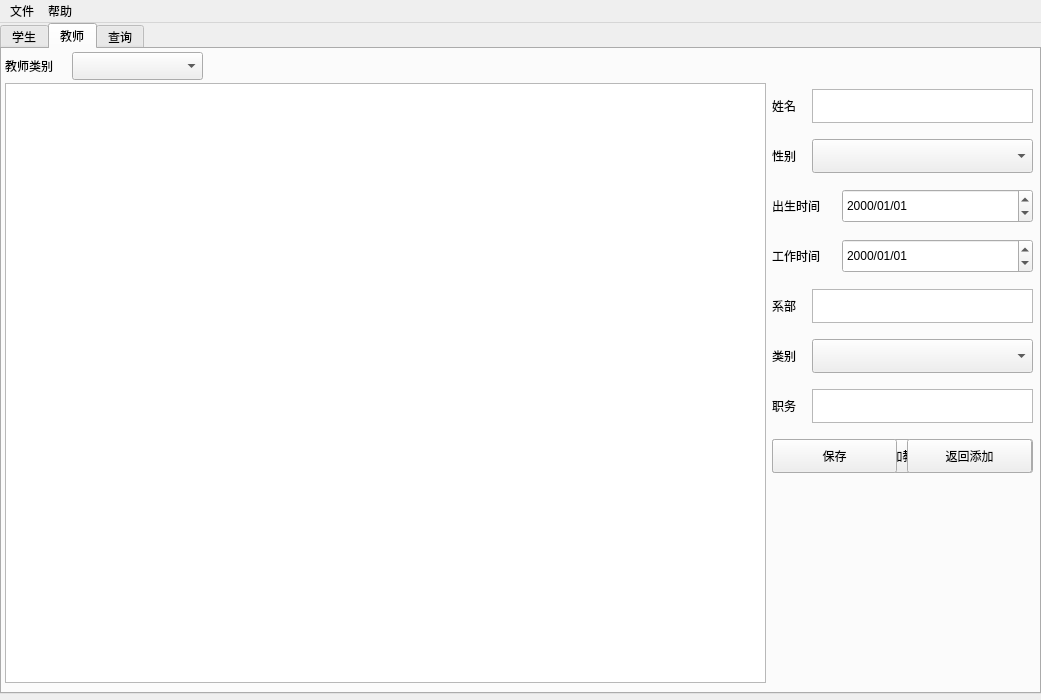
<?xml version="1.0" encoding="UTF-8"?>
<ui version="4.0">
 <class>MainWindow</class>
 <widget class="QMainWindow" name="MainWindow">
  <property name="geometry">
   <rect>
    <x>0</x>
    <y>0</y>
    <width>1041</width>
    <height>700</height>
   </rect>
  </property>
  <property name="sizePolicy">
   <sizepolicy hsizetype="Preferred" vsizetype="Preferred">
    <horstretch>0</horstretch>
    <verstretch>0</verstretch>
   </sizepolicy>
  </property>
  <property name="windowTitle">
   <string>高校人员管理系统</string>
  </property>
  <property name="windowIcon">
   <iconset resource="images.qrc">
    <normaloff>:/img/image/icon.png</normaloff>:/img/image/icon.png</iconset>
  </property>
  <widget class="QWidget" name="centralwidget">
   <widget class="QTabWidget" name="tabWidget">
    <property name="enabled">
     <bool>true</bool>
    </property>
    <property name="geometry">
     <rect>
      <x>0</x>
      <y>0</y>
      <width>1041</width>
      <height>671</height>
     </rect>
    </property>
    <property name="currentIndex">
     <number>1</number>
    </property>
    <widget class="QWidget" name="tab">
     <attribute name="title">
      <string>学生</string>
     </attribute>
     <widget class="QTableView" name="student_tableView">
      <property name="geometry">
       <rect>
        <x>3</x>
        <y>3</y>
        <width>761</width>
        <height>631</height>
       </rect>
      </property>
     </widget>
     <widget class="QPlainTextEdit" name="student_nameEdit">
      <property name="geometry">
       <rect>
        <x>810</x>
        <y>10</y>
        <width>221</width>
        <height>34</height>
       </rect>
      </property>
      <property name="font">
       <font>
        <family>MiSans</family>
        <pointsize>11</pointsize>
        <italic>false</italic>
        <bold>false</bold>
       </font>
      </property>
      <property name="tabChangesFocus">
       <bool>true</bool>
      </property>
     </widget>
     <widget class="QLabel" name="label">
      <property name="geometry">
       <rect>
        <x>770</x>
        <y>10</y>
        <width>31</width>
        <height>34</height>
       </rect>
      </property>
      <property name="text">
       <string>姓名</string>
      </property>
     </widget>
     <widget class="QLabel" name="label_2">
      <property name="geometry">
       <rect>
        <x>770</x>
        <y>60</y>
        <width>31</width>
        <height>34</height>
       </rect>
      </property>
      <property name="text">
       <string>性别</string>
      </property>
     </widget>
     <widget class="QComboBox" name="student_genderComboBox">
      <property name="geometry">
       <rect>
        <x>810</x>
        <y>60</y>
        <width>221</width>
        <height>34</height>
       </rect>
      </property>
     </widget>
     <widget class="QLabel" name="label_3">
      <property name="geometry">
       <rect>
        <x>770</x>
        <y>110</y>
        <width>31</width>
        <height>34</height>
       </rect>
      </property>
      <property name="text">
       <string>出生</string>
      </property>
     </widget>
     <widget class="QDateEdit" name="student_birthDateEdit">
      <property name="geometry">
       <rect>
        <x>810</x>
        <y>110</y>
        <width>221</width>
        <height>34</height>
       </rect>
      </property>
      <property name="displayFormat">
       <string>yyyy/MM/dd</string>
      </property>
     </widget>
     <widget class="QPlainTextEdit" name="student_majorEdit">
      <property name="geometry">
       <rect>
        <x>810</x>
        <y>160</y>
        <width>221</width>
        <height>34</height>
       </rect>
      </property>
      <property name="font">
       <font>
        <family>MiSans</family>
        <pointsize>11</pointsize>
        <italic>false</italic>
        <bold>false</bold>
       </font>
      </property>
      <property name="tabChangesFocus">
       <bool>true</bool>
      </property>
     </widget>
     <widget class="QLabel" name="label_4">
      <property name="geometry">
       <rect>
        <x>770</x>
        <y>160</y>
        <width>31</width>
        <height>34</height>
       </rect>
      </property>
      <property name="text">
       <string>专业</string>
      </property>
     </widget>
     <widget class="QPlainTextEdit" name="student_classNameEdit">
      <property name="geometry">
       <rect>
        <x>810</x>
        <y>210</y>
        <width>221</width>
        <height>34</height>
       </rect>
      </property>
      <property name="font">
       <font>
        <family>MiSans</family>
        <pointsize>11</pointsize>
        <italic>false</italic>
        <bold>false</bold>
       </font>
      </property>
      <property name="tabChangesFocus">
       <bool>true</bool>
      </property>
     </widget>
     <widget class="QLabel" name="label_5">
      <property name="geometry">
       <rect>
        <x>770</x>
        <y>210</y>
        <width>31</width>
        <height>34</height>
       </rect>
      </property>
      <property name="text">
       <string>班级</string>
      </property>
     </widget>
     <widget class="QPushButton" name="student_addBtn">
      <property name="geometry">
       <rect>
        <x>770</x>
        <y>260</y>
        <width>261</width>
        <height>34</height>
       </rect>
      </property>
      <property name="text">
       <string>添加学生</string>
      </property>
     </widget>
     <widget class="QPushButton" name="student_saveBtn">
      <property name="enabled">
       <bool>true</bool>
      </property>
      <property name="geometry">
       <rect>
        <x>770</x>
        <y>260</y>
        <width>125</width>
        <height>34</height>
       </rect>
      </property>
      <property name="text">
       <string>保存</string>
      </property>
      <property name="checkable">
       <bool>false</bool>
      </property>
     </widget>
     <widget class="QPushButton" name="student_returnBtn">
      <property name="enabled">
       <bool>true</bool>
      </property>
      <property name="geometry">
       <rect>
        <x>905</x>
        <y>260</y>
        <width>125</width>
        <height>34</height>
       </rect>
      </property>
      <property name="text">
       <string>返回添加</string>
      </property>
     </widget>
     <zorder>student_addBtn</zorder>
     <zorder>student_tableView</zorder>
     <zorder>student_nameEdit</zorder>
     <zorder>label</zorder>
     <zorder>label_2</zorder>
     <zorder>student_genderComboBox</zorder>
     <zorder>label_3</zorder>
     <zorder>student_birthDateEdit</zorder>
     <zorder>student_majorEdit</zorder>
     <zorder>label_4</zorder>
     <zorder>student_classNameEdit</zorder>
     <zorder>label_5</zorder>
     <zorder>student_saveBtn</zorder>
     <zorder>student_returnBtn</zorder>
    </widget>
    <widget class="QWidget" name="tab_2">
     <attribute name="title">
      <string>教师</string>
     </attribute>
     <widget class="QTableView" name="teacher_tableView">
      <property name="geometry">
       <rect>
        <x>3</x>
        <y>34</y>
        <width>761</width>
        <height>600</height>
       </rect>
      </property>
     </widget>
     <widget class="QLabel" name="label_6">
      <property name="geometry">
       <rect>
        <x>770</x>
        <y>90</y>
        <width>31</width>
        <height>34</height>
       </rect>
      </property>
      <property name="text">
       <string>性别</string>
      </property>
     </widget>
     <widget class="QPlainTextEdit" name="teacher_postAndTitleEdit">
      <property name="geometry">
       <rect>
        <x>810</x>
        <y>340</y>
        <width>221</width>
        <height>34</height>
       </rect>
      </property>
      <property name="font">
       <font>
        <family>MiSans</family>
        <pointsize>11</pointsize>
        <italic>false</italic>
        <bold>false</bold>
       </font>
      </property>
      <property name="tabChangesFocus">
       <bool>true</bool>
      </property>
     </widget>
     <widget class="QLabel" name="label_7">
      <property name="geometry">
       <rect>
        <x>770</x>
        <y>140</y>
        <width>61</width>
        <height>34</height>
       </rect>
      </property>
      <property name="text">
       <string>出生时间</string>
      </property>
     </widget>
     <widget class="QLabel" name="label_8">
      <property name="geometry">
       <rect>
        <x>770</x>
        <y>40</y>
        <width>31</width>
        <height>34</height>
       </rect>
      </property>
      <property name="text">
       <string>姓名</string>
      </property>
     </widget>
     <widget class="QDateEdit" name="teacher_birthDateEdit">
      <property name="geometry">
       <rect>
        <x>840</x>
        <y>140</y>
        <width>191</width>
        <height>34</height>
       </rect>
      </property>
      <property name="displayFormat">
       <string>yyyy/MM/dd</string>
      </property>
     </widget>
     <widget class="QPushButton" name="teacher_saveBtn">
      <property name="enabled">
       <bool>true</bool>
      </property>
      <property name="geometry">
       <rect>
        <x>770</x>
        <y>390</y>
        <width>125</width>
        <height>34</height>
       </rect>
      </property>
      <property name="text">
       <string>保存</string>
      </property>
      <property name="checkable">
       <bool>false</bool>
      </property>
     </widget>
     <widget class="QPlainTextEdit" name="teacher_departmentEdit">
      <property name="geometry">
       <rect>
        <x>810</x>
        <y>240</y>
        <width>221</width>
        <height>34</height>
       </rect>
      </property>
      <property name="font">
       <font>
        <family>MiSans</family>
        <pointsize>11</pointsize>
        <italic>false</italic>
        <bold>false</bold>
       </font>
      </property>
      <property name="tabChangesFocus">
       <bool>true</bool>
      </property>
     </widget>
     <widget class="QPushButton" name="teacher_returnBtn">
      <property name="enabled">
       <bool>true</bool>
      </property>
      <property name="geometry">
       <rect>
        <x>905</x>
        <y>390</y>
        <width>125</width>
        <height>34</height>
       </rect>
      </property>
      <property name="text">
       <string>返回添加</string>
      </property>
     </widget>
     <widget class="QLabel" name="label_9">
      <property name="geometry">
       <rect>
        <x>770</x>
        <y>240</y>
        <width>31</width>
        <height>34</height>
       </rect>
      </property>
      <property name="text">
       <string>系部</string>
      </property>
     </widget>
     <widget class="QPushButton" name="teacher_addBtn">
      <property name="geometry">
       <rect>
        <x>770</x>
        <y>390</y>
        <width>261</width>
        <height>34</height>
       </rect>
      </property>
      <property name="text">
       <string>添加教师</string>
      </property>
     </widget>
     <widget class="QPlainTextEdit" name="teacher_nameEdit">
      <property name="geometry">
       <rect>
        <x>810</x>
        <y>40</y>
        <width>221</width>
        <height>34</height>
       </rect>
      </property>
      <property name="font">
       <font>
        <family>MiSans</family>
        <pointsize>11</pointsize>
        <italic>false</italic>
        <bold>false</bold>
       </font>
      </property>
      <property name="tabChangesFocus">
       <bool>true</bool>
      </property>
     </widget>
     <widget class="QComboBox" name="teacher_genderComboBox">
      <property name="geometry">
       <rect>
        <x>810</x>
        <y>90</y>
        <width>221</width>
        <height>34</height>
       </rect>
      </property>
     </widget>
     <widget class="QLabel" name="teacher_typeLabel">
      <property name="geometry">
       <rect>
        <x>770</x>
        <y>340</y>
        <width>31</width>
        <height>34</height>
       </rect>
      </property>
      <property name="text">
       <string>职务</string>
      </property>
     </widget>
     <widget class="QLabel" name="label_11">
      <property name="geometry">
       <rect>
        <x>3</x>
        <y>3</y>
        <width>61</width>
        <height>28</height>
       </rect>
      </property>
      <property name="text">
       <string>教师类别</string>
      </property>
     </widget>
     <widget class="QComboBox" name="teacher_typeComboBox">
      <property name="geometry">
       <rect>
        <x>70</x>
        <y>3</y>
        <width>131</width>
        <height>28</height>
       </rect>
      </property>
      <property name="font">
       <font>
        <pointsize>11</pointsize>
        <italic>false</italic>
        <bold>false</bold>
       </font>
      </property>
      <property name="styleSheet">
       <string notr="true">padding-left: 1px;</string>
      </property>
     </widget>
     <widget class="QLabel" name="label_12">
      <property name="geometry">
       <rect>
        <x>770</x>
        <y>190</y>
        <width>61</width>
        <height>34</height>
       </rect>
      </property>
      <property name="text">
       <string>工作时间</string>
      </property>
     </widget>
     <widget class="QDateEdit" name="teacher_startDateEdit">
      <property name="geometry">
       <rect>
        <x>840</x>
        <y>190</y>
        <width>191</width>
        <height>34</height>
       </rect>
      </property>
      <property name="displayFormat">
       <string>yyyy/MM/dd</string>
      </property>
     </widget>
     <widget class="QLabel" name="label_13">
      <property name="geometry">
       <rect>
        <x>770</x>
        <y>290</y>
        <width>31</width>
        <height>34</height>
       </rect>
      </property>
      <property name="text">
       <string>类别</string>
      </property>
     </widget>
     <widget class="QComboBox" name="teacher_typeComboBoxEdit">
      <property name="geometry">
       <rect>
        <x>810</x>
        <y>290</y>
        <width>221</width>
        <height>34</height>
       </rect>
      </property>
      <property name="font">
       <font>
        <pointsize>11</pointsize>
        <italic>false</italic>
        <bold>false</bold>
       </font>
      </property>
      <property name="styleSheet">
       <string notr="true">padding-left: 1px;</string>
      </property>
     </widget>
     <zorder>teacher_addBtn</zorder>
     <zorder>teacher_tableView</zorder>
     <zorder>label_6</zorder>
     <zorder>teacher_postAndTitleEdit</zorder>
     <zorder>label_7</zorder>
     <zorder>label_8</zorder>
     <zorder>teacher_birthDateEdit</zorder>
     <zorder>teacher_saveBtn</zorder>
     <zorder>teacher_departmentEdit</zorder>
     <zorder>teacher_returnBtn</zorder>
     <zorder>label_9</zorder>
     <zorder>teacher_nameEdit</zorder>
     <zorder>teacher_genderComboBox</zorder>
     <zorder>teacher_typeLabel</zorder>
     <zorder>label_11</zorder>
     <zorder>teacher_typeComboBox</zorder>
     <zorder>label_12</zorder>
     <zorder>teacher_startDateEdit</zorder>
     <zorder>label_13</zorder>
     <zorder>teacher_typeComboBoxEdit</zorder>
    </widget>
    <widget class="QWidget" name="tab_3">
     <attribute name="title">
      <string>查询</string>
     </attribute>
    </widget>
   </widget>
  </widget>
  <widget class="QMenuBar" name="menubar">
   <property name="geometry">
    <rect>
     <x>0</x>
     <y>0</y>
     <width>1041</width>
     <height>21</height>
    </rect>
   </property>
   <widget class="QMenu" name="menuSetting">
    <property name="title">
     <string>文件</string>
    </property>
    <addaction name="menu_importStudent"/>
    <addaction name="menu_importAdminTeacher"/>
    <addaction name="menu_importFullTimeTeacher"/>
    <addaction name="separator"/>
    <addaction name="menu_exit"/>
   </widget>
   <widget class="QMenu" name="menu">
    <property name="title">
     <string>帮助</string>
    </property>
    <addaction name="menu_about"/>
   </widget>
   <addaction name="menuSetting"/>
   <addaction name="menu"/>
  </widget>
  <action name="menu_importStudent">
   <property name="icon">
    <iconset theme="face-kiss">
     <normaloff>.</normaloff>.</iconset>
   </property>
   <property name="text">
    <string>导入学生</string>
   </property>
  </action>
  <action name="menu_about">
   <property name="icon">
    <iconset theme="face-smile">
     <normaloff>.</normaloff>.</iconset>
   </property>
   <property name="text">
    <string>关于</string>
   </property>
  </action>
  <action name="menu_exit">
   <property name="icon">
    <iconset theme="application-exit">
     <normaloff>.</normaloff>.</iconset>
   </property>
   <property name="text">
    <string>退出</string>
   </property>
  </action>
  <action name="menu_importAdminTeacher">
   <property name="icon">
    <iconset theme="face-cool">
     <normaloff>.</normaloff>.</iconset>
   </property>
   <property name="text">
    <string>导入行政人员</string>
   </property>
   <property name="toolTip">
    <string>导入行政人员</string>
   </property>
  </action>
  <action name="menu_importFullTimeTeacher">
   <property name="icon">
    <iconset theme="face-smirk"/>
   </property>
   <property name="text">
    <string>导入专任教师</string>
   </property>
  </action>
 </widget>
 <tabstops>
  <tabstop>student_nameEdit</tabstop>
  <tabstop>student_genderComboBox</tabstop>
  <tabstop>student_birthDateEdit</tabstop>
  <tabstop>student_majorEdit</tabstop>
  <tabstop>student_classNameEdit</tabstop>
  <tabstop>student_addBtn</tabstop>
  <tabstop>tabWidget</tabstop>
  <tabstop>student_tableView</tabstop>
 </tabstops>
 <resources>
  <include location="images.qrc"/>
 </resources>
 <connections/>
</ui>
